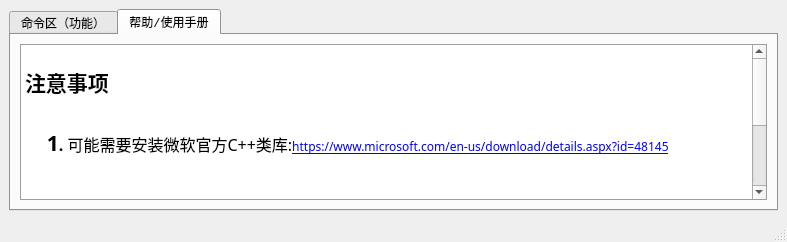
<?xml version="1.0" encoding="UTF-8"?>
<ui version="4.0">
 <class>MainWindow</class>
 <widget class="QMainWindow" name="MainWindow">
  <property name="windowModality">
   <enum>Qt::NonModal</enum>
  </property>
  <property name="geometry">
   <rect>
    <x>0</x>
    <y>0</y>
    <width>787</width>
    <height>242</height>
   </rect>
  </property>
  <property name="minimumSize">
   <size>
    <width>100</width>
    <height>100</height>
   </size>
  </property>
  <property name="font">
   <font>
    <family>Consolas</family>
   </font>
  </property>
  <property name="windowTitle">
   <string>IIC_Master</string>
  </property>
  <property name="windowOpacity">
   <double>1.000000000000000</double>
  </property>
  <widget class="QWidget" name="centralwidget">
   <layout class="QHBoxLayout" name="horizontalLayout_7">
    <item>
     <widget class="QTabWidget" name="tabWidget">
      <property name="sizePolicy">
       <sizepolicy hsizetype="Expanding" vsizetype="Expanding">
        <horstretch>0</horstretch>
        <verstretch>0</verstretch>
       </sizepolicy>
      </property>
      <property name="minimumSize">
       <size>
        <width>0</width>
        <height>0</height>
       </size>
      </property>
      <property name="palette">
       <palette>
        <active>
         <colorrole role="Base">
          <brush brushstyle="SolidPattern">
           <color alpha="255">
            <red>255</red>
            <green>255</green>
            <blue>255</blue>
           </color>
          </brush>
         </colorrole>
         <colorrole role="Window">
          <brush brushstyle="SolidPattern">
           <color alpha="255">
            <red>204</red>
            <green>204</green>
            <blue>204</blue>
           </color>
          </brush>
         </colorrole>
        </active>
        <inactive>
         <colorrole role="Base">
          <brush brushstyle="SolidPattern">
           <color alpha="255">
            <red>255</red>
            <green>255</green>
            <blue>255</blue>
           </color>
          </brush>
         </colorrole>
         <colorrole role="Window">
          <brush brushstyle="SolidPattern">
           <color alpha="255">
            <red>204</red>
            <green>204</green>
            <blue>204</blue>
           </color>
          </brush>
         </colorrole>
        </inactive>
        <disabled>
         <colorrole role="Base">
          <brush brushstyle="SolidPattern">
           <color alpha="255">
            <red>204</red>
            <green>204</green>
            <blue>204</blue>
           </color>
          </brush>
         </colorrole>
         <colorrole role="Window">
          <brush brushstyle="SolidPattern">
           <color alpha="255">
            <red>204</red>
            <green>204</green>
            <blue>204</blue>
           </color>
          </brush>
         </colorrole>
        </disabled>
       </palette>
      </property>
      <property name="currentIndex">
       <number>1</number>
      </property>
      <widget class="QWidget" name="tab">
       <attribute name="title">
        <string>命令区（功能）</string>
       </attribute>
       <layout class="QFormLayout" name="formLayout">
        <item row="1" column="1">
         <widget class="QLabel" name="label_19">
          <property name="text">
           <string>自定义写命令（写一个Byte）</string>
          </property>
         </widget>
        </item>
        <item row="2" column="1">
         <layout class="QHBoxLayout" name="horizontalLayout_22" stretch="6,1">
          <item>
           <widget class="QLineEdit" name="line_cmd_write">
            <property name="enabled">
             <bool>true</bool>
            </property>
            <property name="accessibleDescription">
             <string extracomment="7"/>
            </property>
            <property name="text">
             <string>0xA0 0x10 0x58 0xAA</string>
            </property>
           </widget>
          </item>
          <item>
           <widget class="QPushButton" name="btn_cmd_write">
            <property name="toolTip">
             <string>硬件地址+发送数据地址+发送数据</string>
            </property>
            <property name="accessibleDescription">
             <string extracomment="7"/>
            </property>
            <property name="text">
             <string>发送</string>
            </property>
           </widget>
          </item>
         </layout>
        </item>
        <item row="3" column="1">
         <widget class="QLabel" name="label_14">
          <property name="text">
           <string>自定义读命令（读取一个byte）</string>
          </property>
         </widget>
        </item>
        <item row="4" column="1">
         <layout class="QHBoxLayout" name="horizontalLayout_18" stretch="6,1">
          <item>
           <layout class="QHBoxLayout" name="horizontalLayout_3">
            <item>
             <widget class="QLineEdit" name="line_cmd_read">
              <property name="enabled">
               <bool>true</bool>
              </property>
              <property name="accessibleDescription">
               <string extracomment="7"/>
              </property>
              <property name="text">
               <string>0xA0 0x10 0x58</string>
              </property>
             </widget>
            </item>
            <item>
             <widget class="QLineEdit" name="line_cmd_read_dis"/>
            </item>
           </layout>
          </item>
          <item>
           <widget class="QPushButton" name="btn_cmd_read">
            <property name="toolTip">
             <string>硬件地址+读取数据地址</string>
            </property>
            <property name="accessibleDescription">
             <string extracomment="7"/>
            </property>
            <property name="text">
             <string>读取</string>
            </property>
           </widget>
          </item>
         </layout>
        </item>
        <item row="0" column="1">
         <widget class="QComboBox" name="comboBox"/>
        </item>
       </layout>
       <zorder>label_14</zorder>
       <zorder>label_19</zorder>
       <zorder>comboBox</zorder>
      </widget>
      <widget class="QWidget" name="tab_3">
       <attribute name="title">
        <string>帮助/使用手册</string>
       </attribute>
       <layout class="QGridLayout" name="gridLayout_4">
        <item row="0" column="0">
         <widget class="QTextEdit" name="textEdit">
          <property name="font">
           <font>
            <family>宋体</family>
           </font>
          </property>
          <property name="readOnly">
           <bool>true</bool>
          </property>
          <property name="html">
           <string>&lt;!DOCTYPE HTML PUBLIC &quot;-//W3C//DTD HTML 4.0//EN&quot; &quot;http://www.w3.org/TR/REC-html40/strict.dtd&quot;&gt;
&lt;html&gt;&lt;head&gt;&lt;meta name=&quot;qrichtext&quot; content=&quot;1&quot; /&gt;&lt;style type=&quot;text/css&quot;&gt;
p, li { white-space: pre-wrap; }
&lt;/style&gt;&lt;/head&gt;&lt;body style=&quot; font-family:'宋体'; font-size:9pt; font-weight:400; font-style:normal;&quot;&gt;
&lt;p style=&quot;-qt-paragraph-type:empty; margin-top:0px; margin-bottom:0px; margin-left:0px; margin-right:0px; -qt-block-indent:0; text-indent:0px; font-family:'Consolas';&quot;&gt;&lt;br /&gt;&lt;/p&gt;
&lt;p style=&quot; margin-top:0px; margin-bottom:0px; margin-left:0px; margin-right:0px; -qt-block-indent:0; text-indent:0px;&quot;&gt;&lt;span style=&quot; font-family:'Consolas'; font-size:16pt; font-weight:600;&quot;&gt;注意事项&lt;/span&gt;&lt;/p&gt;
&lt;p style=&quot; margin-top:0px; margin-bottom:0px; margin-left:0px; margin-right:0px; -qt-block-indent:0; text-indent:0px;&quot;&gt;&lt;span style=&quot; font-family:'Consolas'; font-size:16pt;&quot;&gt; &lt;/span&gt;&lt;span style=&quot; font-family:'Consolas'; font-size:12pt;&quot;&gt;	&lt;/span&gt;&lt;/p&gt;
&lt;p style=&quot; margin-top:0px; margin-bottom:0px; margin-left:0px; margin-right:0px; -qt-block-indent:0; text-indent:0px;&quot;&gt;&lt;span style=&quot; font-family:'Consolas'; font-size:16pt; font-weight:600;&quot;&gt;    1&lt;/span&gt;&lt;span style=&quot; font-family:'Consolas'; font-size:12pt; font-weight:600;&quot;&gt;.&lt;/span&gt;&lt;span style=&quot; font-family:'Simsum'; font-size:12pt; color:#000000;&quot;&gt; 可能需要安装微软官方C++类库:&lt;/span&gt;&lt;a href=&quot; https://www.microsoft.com/en-us/download/details.aspx?id=48145&quot;&gt;&lt;span style=&quot; text-decoration: underline; color:#0000ff;&quot;&gt;https://www.microsoft.com/en-us/download/details.aspx?id=48145&lt;/span&gt;&lt;/a&gt;&lt;/p&gt;
&lt;p style=&quot;-qt-paragraph-type:empty; margin-top:0px; margin-bottom:0px; margin-left:0px; margin-right:0px; -qt-block-indent:0; text-indent:0px; font-family:'Consolas'; font-size:12pt; font-weight:600;&quot;&gt;&lt;br /&gt;&lt;/p&gt;
&lt;p style=&quot;-qt-paragraph-type:empty; margin-top:0px; margin-bottom:0px; margin-left:0px; margin-right:0px; -qt-block-indent:0; text-indent:0px; font-family:'Consolas'; font-size:16pt; font-weight:600;&quot;&gt;&lt;br /&gt;&lt;/p&gt;
&lt;p style=&quot;-qt-paragraph-type:empty; margin-top:0px; margin-bottom:0px; margin-left:0px; margin-right:0px; -qt-block-indent:0; text-indent:0px; font-family:'Consolas'; font-size:16pt; font-weight:600;&quot;&gt;&lt;br /&gt;&lt;/p&gt;
&lt;p style=&quot;-qt-paragraph-type:empty; margin-top:0px; margin-bottom:0px; margin-left:0px; margin-right:0px; -qt-block-indent:0; text-indent:0px; font-family:'Consolas'; font-size:16pt; font-weight:600;&quot;&gt;&lt;br /&gt;&lt;/p&gt;
&lt;p style=&quot;-qt-paragraph-type:empty; margin-top:0px; margin-bottom:0px; margin-left:0px; margin-right:0px; -qt-block-indent:0; text-indent:0px; font-family:'Consolas'; font-size:16pt; font-weight:600;&quot;&gt;&lt;br /&gt;&lt;/p&gt;
&lt;p style=&quot;-qt-paragraph-type:empty; margin-top:0px; margin-bottom:0px; margin-left:0px; margin-right:0px; -qt-block-indent:0; text-indent:0px; font-family:'Consolas';&quot;&gt;&lt;br /&gt;&lt;/p&gt;
&lt;p style=&quot;-qt-paragraph-type:empty; margin-top:0px; margin-bottom:0px; margin-left:0px; margin-right:0px; -qt-block-indent:0; text-indent:0px; font-family:'Consolas';&quot;&gt;&lt;br /&gt;&lt;/p&gt;&lt;/body&gt;&lt;/html&gt;</string>
          </property>
         </widget>
        </item>
       </layout>
      </widget>
     </widget>
    </item>
   </layout>
  </widget>
  <widget class="QMenuBar" name="menubar">
   <property name="geometry">
    <rect>
     <x>0</x>
     <y>0</y>
     <width>787</width>
     <height>23</height>
    </rect>
   </property>
  </widget>
  <widget class="QStatusBar" name="statusbar"/>
 </widget>
 <resources/>
 <connections/>
</ui>
